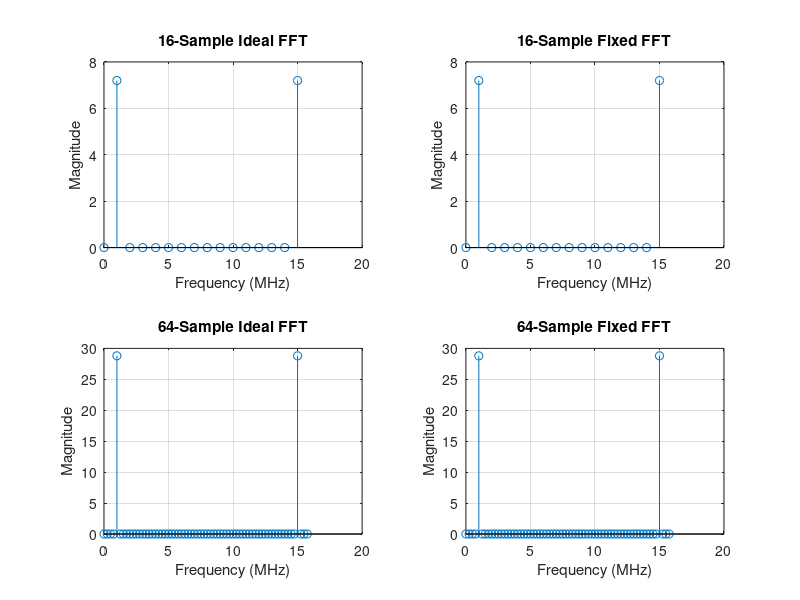
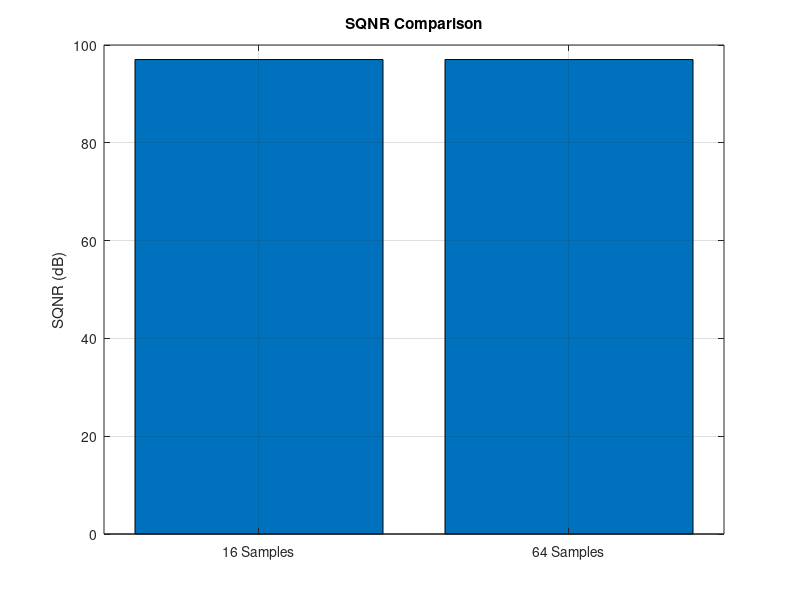

MATLAB code to generate these figures, in order:


A = 0.9;
bits = 16;
fs = 16e6;
fin=1e6;

scale = 2^(bits-1);

N1 = 16;

n1 = 0:N1-1;


x1 = A*sin(2*pi*fin*n1/fs);

% Floating FFT
X1_float = fft(x1);

% Fixed-point quantization
x1_fixed = round(x1*scale)/scale;

% Fixed FFT
X1_fixed = fft(x1_fixed);

% Noise
noise1 = X1_float - X1_fixed;

% Power
Ps1 = sum(abs(X1_float).^2);
Pn1 = sum(abs(noise1).^2);

% SQNR
SQNR1 = 10*log10(Ps1/Pn1);

%% ====================================================
%% CASE 2 : 64 Samples (4 Periods)
%% ====================================================

N2 = 64;

n2 = 0:N2-1;

% Same frequency, but 4 complete periods
x2 = A*sin(2*pi*fin*n2/fs);

% Floating FFT
X2_float = fft(x2);

% Fixed-point quantization
x2_fixed = round(x2*scale)/scale;

% Fixed FFT
X2_fixed = fft(x2_fixed);

% Noise
noise2 = X2_float - X2_fixed;

% Power
Ps2 = sum(abs(X2_float).^2);
Pn2 = sum(abs(noise2).^2);

% SQNR
SQNR2 = 10*log10(Ps2/Pn2);

%% ====================================================
%% DISPLAY RESULTS
%% ====================================================

fprintf('SQNR for 16 samples = %.2f dB\n', SQNR1);
fprintf('SQNR for 64 samples = %.2f dB\n', SQNR2);

%% ====================================================
%% FREQUENCY AXIS
%% ====================================================

f1 = (0:N1-1)*(fs/N1)/1e6;
f2 = (0:N2-1)*(fs/N2)/1e6;

%% ====================================================
%% FFT PLOTS
%% ====================================================

figure;

subplot(2,2,1);
stem(f1, abs(X1_float));
title('16-Sample Ideal FFT');
xlabel('Frequency (MHz)');
ylabel('Magnitude');
grid on;

subplot(2,2,2);
stem(f1, abs(X1_fixed));
title('16-Sample Fixed FFT');
xlabel('Frequency (MHz)');
ylabel('Magnitude');
grid on;

subplot(2,2,3);
stem(f2, abs(X2_float));
title('64-Sample Ideal FFT');
xlabel('Frequency (MHz)');
ylabel('Magnitude');
grid on;

subplot(2,2,4);
stem(f2, abs(X2_fixed));
title('64-Sample Fixed FFT');
xlabel('Frequency (MHz)');
ylabel('Magnitude');
grid on;

%% ====================================================
%% SQNR COMPARISON
%% ====================================================

figure;

bar([SQNR1 SQNR2]);

xticklabels({'16 Samples','64 Samples'});

ylabel('SQNR (dB)');
title('SQNR Comparison');

grid on;
